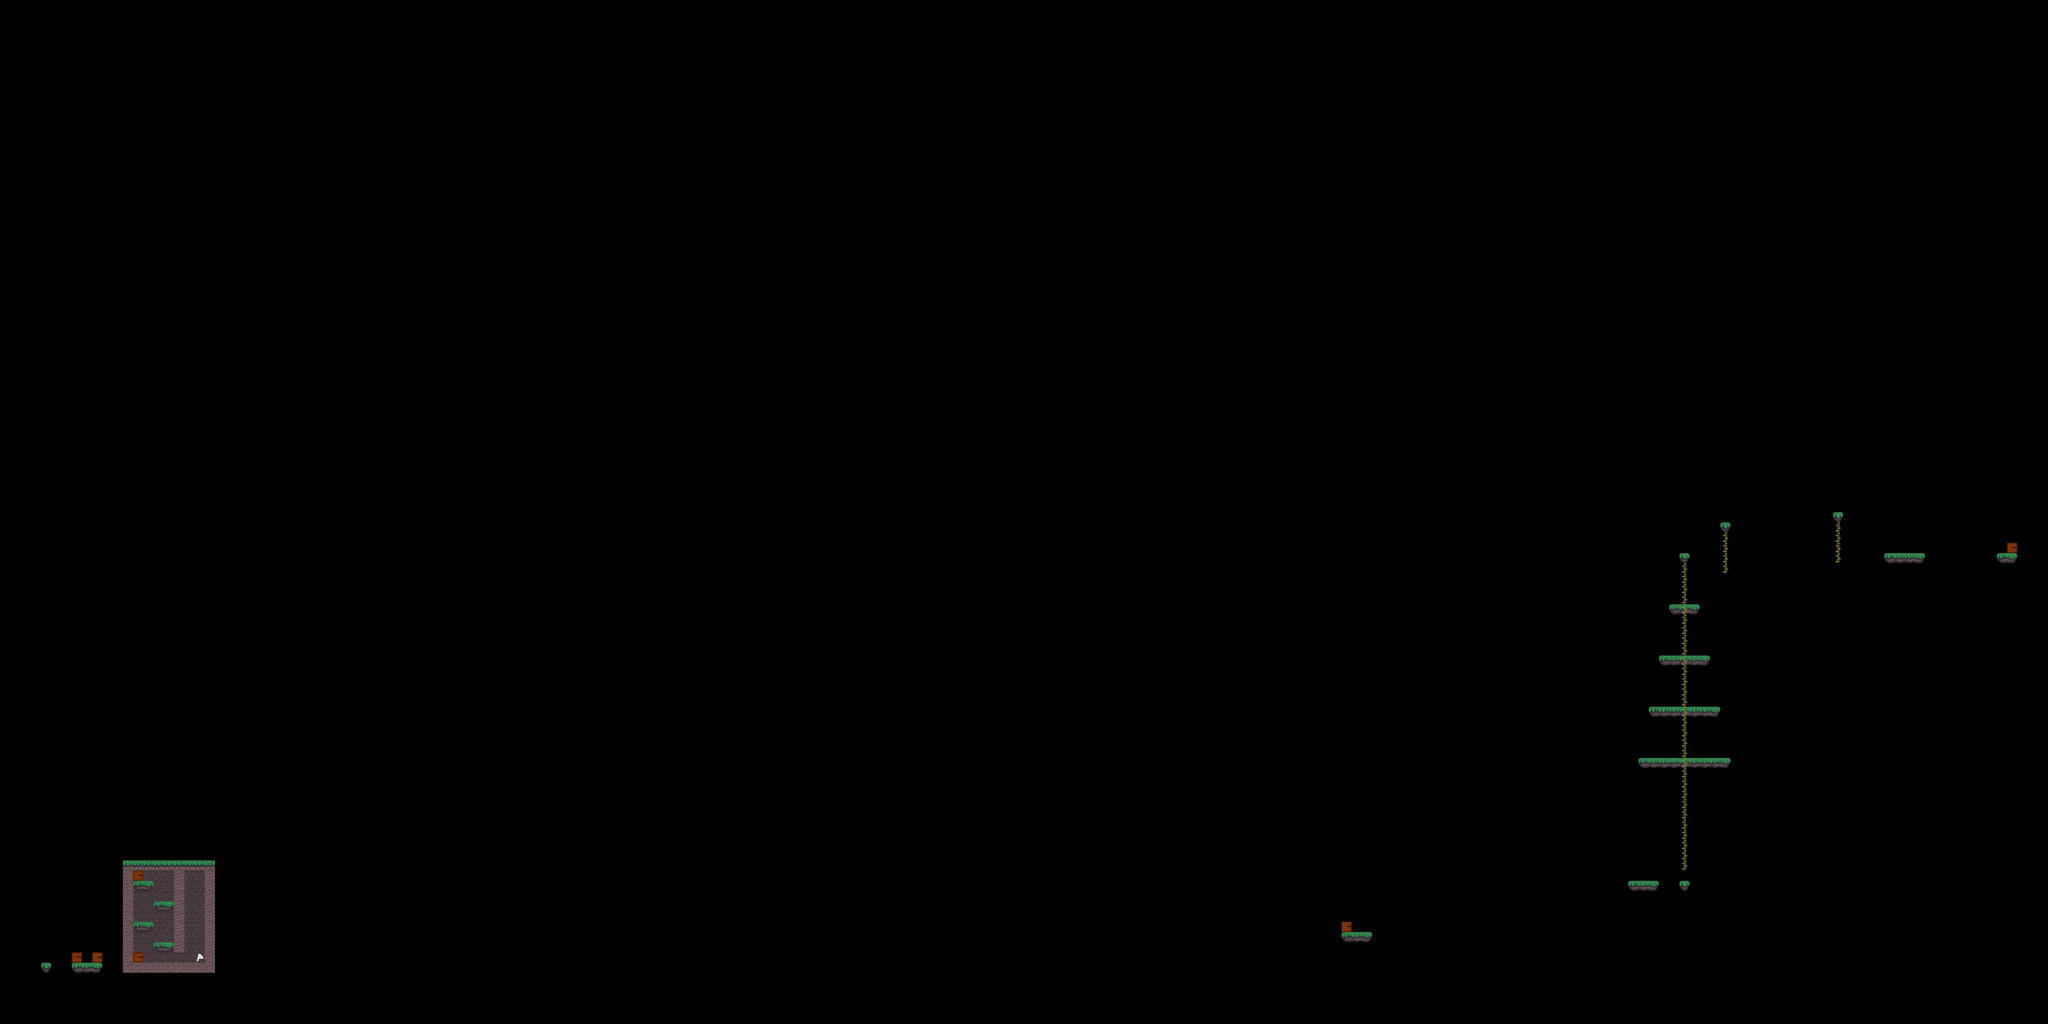

The image is a tile-based game level rendered from a .tmx file. Its description and source (layers, tilesets, objects; grid data summarised) follow:
An orthogonal 200x100 tile map with 32x32 px tiles, 7 tile layers (Decorations, Level, DoorPath1, DoorPath3, ...), 1 hidden layer not drawn.

<map version="1.8" tiledversion="1.8.6" orientation="orthogonal" renderorder="right-down" width="200" height="100" tilewidth="32" tileheight="32" infinite="0" nextlayerid="9" nextobjectid="1">
 <tileset firstgid="1" name="tiles" tilewidth="32" tileheight="32" tilecount="34" columns="34">
  <image source="res/tiles.png" width="1088" height="32" />
 </tileset>
 <layer id="8" name="Decorations" width="200" height="100">
  <data>[20000 cells, 63 non-empty, 1 distinct tile ids]</data>
 </layer>
 <layer id="1" name="Level" width="200" height="100">
  <data>[20000 cells, 97 non-empty, 7 distinct tile ids]</data>
 </layer>
 <layer id="4" name="DoorPath1" width="200" height="100">
  <data>[20000 cells, 2 non-empty, 1 distinct tile ids]</data>
 </layer>
 <layer id="6" name="DoorPath3" width="200" height="100">
  <data>[20000 cells, 2 non-empty, 1 distinct tile ids]</data>
 </layer>
 <layer id="5" name="DoorPath2" width="200" height="100">
  <data>[20000 cells, 2 non-empty, 1 distinct tile ids]</data>
 </layer>
 <layer id="7" name="doorPath4" width="200" height="100">
  <data>[20000 cells, 2 non-empty, 1 distinct tile ids]</data>
 </layer>
 <layer id="2" name="Ladders" width="200" height="100">
  <data>[20000 cells, 38 non-empty, 1 distinct tile ids]</data>
 </layer>
 <layer id="3" name="Entities" width="200" height="100" visible="0">
  <data>[20000 cells, 44 non-empty, 11 distinct tile ids]</data>
 </layer>
</map>
